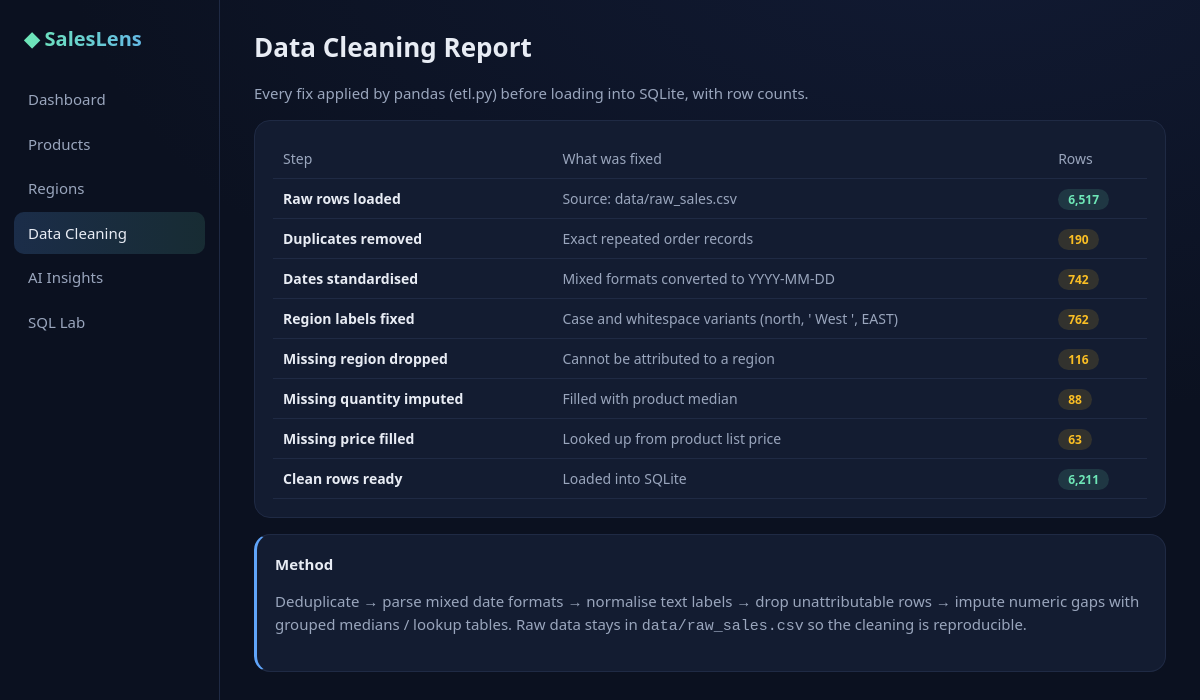
The page /cleaning on the database its author committed.
### tables this page shows
CREATE TABLE "cleaning_log" (
"step" TEXT,
  "detail" TEXT,
  "rows" INTEGER
);

### sales_analysis/app.py (the view)
@app.get("/cleaning")
def cleaning(): return render_template("cleaning.html", log=run("SELECT * FROM cleaning_log"))

### sales_analysis/app.py (called while the page is built)
def run(sql, params=()):  # read-only connection: the SQL lab can never modify data
    con = sqlite3.connect(f"file:{DB}?mode=ro", uri=True); con.row_factory = sqlite3.Row
    try: return [dict(r) for r in con.execute(sql, params)]
    finally: con.close()

### sales_analysis/templates/cleaning.html
{% extends "base.html" %}{% block title %}Data Cleaning{% endblock %}{% block body %}
<h2>Data Cleaning Report</h2><p class="muted">Every fix applied by pandas (etl.py) before loading into SQLite, with row counts.</p>
<div class="card scroll"><table><tr><th>Step</th><th>What was fixed</th><th>Rows</th></tr>
{% for l in log %}<tr><td><b>{{l.step}}</b></td><td class="muted">{{l.detail}}</td><td><span class="pill {{'ok' if loop.first or loop.last else 'warn'}}">{{'{:,}'.format(l.rows)}}</span></td></tr>{% endfor %}</table></div>
<div class="card tip"><b>Method</b><p class="muted">Deduplicate → parse mixed date formats → normalise text labels → drop unattributable rows → impute numeric gaps with grouped medians / lookup tables. Raw data stays in <code>data/raw_sales.csv</code> so the cleaning is reproducible.</p></div>{% endblock %}

### sales_analysis/templates/base.html (shortened to what this page needs)
<!doctype html><html lang="en"><head><meta charset="utf-8"><meta name="viewport" content="width=device-width,initial-scale=1">
</head><body>
<nav><h1>◆ SalesLens</h1>{% for p,n in [('/','Dashboard'),('/products','Products'),('/regions','Regions'),('/cleaning','Data Cleaning'),('/ai','AI Insights'),('/sql','SQL Lab')] %}<a href="{{p}}" class="{{'on' if request.path==p}}">{{n}}</a>{% endfor %}</nav>
<main>{% block body %}{% endblock %}</main>
{% block js %}{% endblock %}</body></html>

### sales_analysis/templates/base.html (style rules this page uses)
:root { --bg:#0b1120;--card:#131c31;--line:#1f2a44;--ink:#e8ecf4;--mut:#9aa6bd;--g:#6ee7b7;--b:#60a5fa;--r:#f87171;--y:#fbbf24 }
* { box-sizing:border-box }
body { margin:0;font:15px/1.5 system-ui,Segoe UI,sans-serif;background:radial-gradient(900px 500px at 80% -10%,#1e2d5a55,transparent),var(--bg);color:var(--ink);display:flex;min-height:100vh }
nav { width:220px;padding:24px 14px;border-right:1px solid var(--line);position:sticky;top:0;height:100vh;flex-shrink:0 }
nav h1 { font-size:20px;margin:0 10px 24px;background:linear-gradient(90deg,var(--g),var(--b));-webkit-background-clip:text;color:transparent }
nav a { display:block;padding:10px 14px;margin:2px 0;border-radius:10px;color:var(--mut);text-decoration:none }
nav a.on { background:linear-gradient(90deg,#60a5fa30,#6ee7b720);color:var(--ink) }
main { flex:1;padding:28px 34px;min-width:0 }
h2 { margin:0 0 4px;font-size:26px }
.muted { color:var(--mut) }
.card { background:var(--card);border:1px solid var(--line);border-radius:16px;padding:18px;margin-bottom:16px }
table { width:100%;border-collapse:collapse;font-size:14px }
th,td { text-align:left;padding:9px 10px;border-bottom:1px solid var(--line) }
th { color:var(--mut);font-weight:500 }
.pill { padding:2px 10px;border-radius:99px;font-size:12px;font-weight:600 }
.ok { background:#6ee7b722;color:var(--g) }
.warn { background:#fbbf2422;color:var(--y) }
.tip { border-left:3px solid var(--b) }
.scroll { overflow-x:auto }

### rows shown on the page
cleaning_log: step "Raw rows loaded", detail "Source: data/raw_sales.csv", rows "6,517"
cleaning_log: step "Duplicates removed", detail "Exact repeated order records", rows "190"
cleaning_log: step "Dates standardised", detail "Mixed formats converted to YYYY-MM-DD", rows "742"
cleaning_log: step "Region labels fixed", detail "Case and whitespace variants (north, ' West ', EAST)", rows "762"
cleaning_log: step "Missing region dropped", detail "Cannot be attributed to a region", rows "116"
cleaning_log: step "Missing quantity imputed", detail "Filled with product median", rows "88"
cleaning_log: step "Missing price filled", detail "Looked up from product list price", rows "63"
cleaning_log: step "Clean rows ready", detail "Loaded into SQLite", rows "6,211"

### other values the page prints
{{ n }} "Dashboard" "Products" "Regions" "Data Cleaning" "AI Insights" "SQL Lab"
